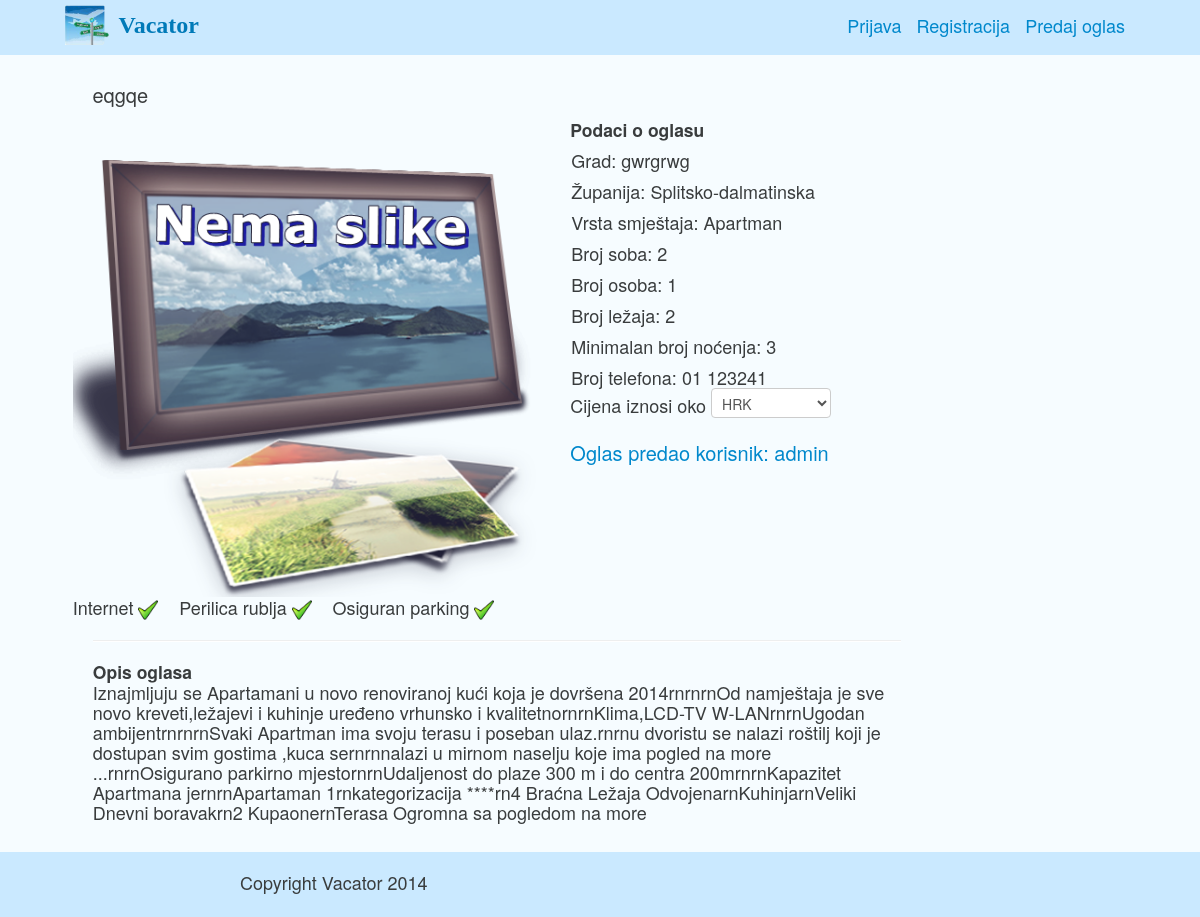
/oglas.php?oglasid=0nRKEAChiJl2gh8fpdBD5YOp7yn, run on the app's committed database.
### tables this page shows
CREATE TABLE IF NOT EXISTS `oglasi` (
  `ID` int(11) NOT NULL AUTO_INCREMENT,
  `naslov` varchar(40) NOT NULL DEFAULT '1',
  `kratkiopis` varchar(200) NOT NULL DEFAULT '1',
  `dugiopis` text NOT NULL,
  `cijena` int(11) NOT NULL DEFAULT '1',
  `grad` varchar(60) NOT NULL DEFAULT '1',
  `brojosoba` int(11) NOT NULL DEFAULT '1',
  `povrsina` int(11) NOT NULL DEFAULT '1',
  `brojzvjezdica` int(11) NOT NULL DEFAULT '1',
  `brojsoba` int(11) NOT NULL DEFAULT '1',
  `korisnickoime` varchar(100) NOT NULL DEFAULT '1',
  `udaljenostcentramjesta` int(11) NOT NULL DEFAULT '1',
  `brojlezaja` int(11) NOT NULL DEFAULT '1',
  `minimalanbrojnocenja` int(11) NOT NULL DEFAULT '1',
  `idoglasa` varchar(30) NOT NULL DEFAULT '1',
  `blizinaplaze` int(11) NOT NULL DEFAULT '1',
  `brojtelefona` varchar(14) NOT NULL DEFAULT '1',
  `idzupanije` int(11) NOT NULL DEFAULT '1',
  `idkategorije` int(11) NOT NULL DEFAULT '1',
  `aktivan` tinyint(1) NOT NULL DEFAULT '1',
  `lokacija` varchar(100) NOT NULL,
  PRIMARY KEY (`ID`),
  UNIQUE KEY `idoglasa` (`idoglasa`)
);

CREATE TABLE IF NOT EXISTS `zupanija` (
  `ID` int(11) NOT NULL AUTO_INCREMENT,
  `naziv` varchar(40) NOT NULL,
  PRIMARY KEY (`ID`),
  UNIQUE KEY `naziv` (`naziv`)
);

CREATE TABLE IF NOT EXISTS `kategorije` (
  `ID` int(11) NOT NULL AUTO_INCREMENT,
  `nazivkategorije` varchar(40) NOT NULL,
  PRIMARY KEY (`ID`),
  UNIQUE KEY `nazivkategorije` (`nazivkategorije`)
);

CREATE TABLE IF NOT EXISTS `korisnici` (
  `ID` int(11) NOT NULL AUTO_INCREMENT,
  `ime` varchar(80) NOT NULL,
  `prezime` varchar(80) NOT NULL,
  `email` varchar(100) NOT NULL,
  `korisnickoime` varchar(50) NOT NULL,
  `broj` varchar(40) NOT NULL,
  `lozinka` varchar(80) NOT NULL,
  `idkorisnika` varchar(80) NOT NULL,
  `admin` tinyint(1) NOT NULL DEFAULT '0',
  `potvrden` tinyint(1) NOT NULL DEFAULT '0',
  `datumregistracije` date NOT NULL,
  `brojobjavljenihoglasa` int(11) NOT NULL DEFAULT '0',
  PRIMARY KEY (`ID`),
  UNIQUE KEY `email` (`email`,`korisnickoime`),
  UNIQUE KEY `idkorisnika` (`idkorisnika`)
);

### oglas.php (the view, shortened to what this page needs)
<!DOCTYPE html PUBLIC "-//W3C//DTD XHTML 1.0 Transitional//EN" "http://www.w3.org/TR/xhtml1/DTD/xhtml1-transitional.dtd">
<html xmlns="http://www.w3.org/1999/xhtml" xml:lang="hr" lang="hr" dir="ltr">
<head>
<link href="stil.css" rel="stylesheet" type="text/css" />
<link href="grid.css" rel="stylesheet" type="text/css" />
	<link href="css/lightbox.css" rel="stylesheet" />
<link href="bootstrap/css/bootstrap.css" rel="stylesheet" type="text/css" />
</head>
<body>
        <div class="header">
	   <div class="header-left">
	  <a href="index.php"><img src="images/logo.png" style="height:40px; float:left; margin-right: 10px;"> <h2>Vacator</h2></a>
            </div>
			 			 <div class="header-right">
			  <?php
	 if (!isset($_SESSION['korisnickoime'])){
	 echo'<a href="prijava.php">Prijava</a> <a href="registracija.php">Registracija </a>';
	 }
	echo'<a href="predaj-oglas.php">Predaj oglas</a>';
		?>
            </div>
</div>
        <div class="content">
		<div class="row">
		<?PHP
		if (isset($_GET['oglasid'])){
		$oglasid = $_GET["oglasid"];
$oglasid = stripslashes($oglasid);
$oglasid = mysql_real_escape_string($oglasid);
$user_name = "root";
$password = "";
$database = "vacator";
$server = "localhost";
$db_handle = mysql_connect($server, $user_name, $password);
$db_found = mysql_select_db($database, $db_handle);
if ($db_found) {
$SQL = "SELECT * FROM oglasi LEFT JOIN slike ON oglasi.idoglasa=slike.idoglasa AND slike.glavnaslika=1 LEFT JOIN zupanija ON oglasi.idzupanije=zupanija.ID INNER JOIN kategorije ON oglasi.idkategorije=kategorije.ID INNER JOIN korisnici ON oglasi.korisnickoime=korisnici.korisnickoime INNER JOIN karakteristike ON oglasi.idoglasa=karakteristike.idoglasa WHERE oglasi.idoglasa='$oglasid'";
$result = mysql_query($SQL);
$num_rows = mysql_num_rows($result);
if($num_rows == 1){
while ( $db_field = mysql_fetch_assoc($result) ) {
echo '<div class="naslov-oglasa-pojedinacno" >
<span class="naslov-oglas">'.  $db_field['naslov'] .'</span>
</div><div class="row">';
if (!empty($db_field['link'])){
$slika = $db_field['link'];
} else{
$slika = "images/no-picture-1.png";
;}
  echo '<div class="column-6 column"><a data-lightbox="image-1" href="'.$slika.'"><img src="'.$slika.'" alt="'.  $db_field['naslov'] .'" style="width: 100%;"></a>';
  echo'</div>';
echo'<div class="sidebar-right column-5 column">
		<h4>Podaci o oglasu</h4>
<table class="table-podaci-oglas">';
echo'<tr>
<td style="padding-top: 10px;">
Grad: '.$db_field['grad'].'
</td>
</tr>
<tr>
<td>
Županija: '.$db_field['naziv'].'
</td>
</tr>
<tr><td>
Vrsta smještaja: '.$db_field['nazivkategorije'].'
</td></tr>';
echo'<tr><td>
Broj soba: '.$db_field['brojsoba'].'
 </td>
 </tr>
  <tr><td>
  Broj osoba: '.$db_field['brojosoba'].'
  </td></tr>';
  echo'<tr><td>
  Broj ležaja: '.$db_field['brojlezaja'].'
  </td></tr>
  <tr><td>
  Minimalan broj noćenja: '.$db_field['minimalanbrojnocenja'].'
  </td></tr>';
   echo'<tr><td>
   Broj telefona: '.$db_field['broj'].'
   </td></tr>';
echo'
</table>
	  <div class="cijena">Cijena iznosi oko <select>
	  <option value="EUR"> <script>currency_show_conversion(' .  $db_field['cijena'] . ',"HRK","HRK");</script> HRK<br></option>
  <option value="HRK"><script>currency_show_conversion(' .  $db_field['cijena'] . ',"HRK","EUR");</script> EUR<br></option>
  <option value="BAM"> <script>currency_show_conversion(' .  $db_field['cijena'] . ',"HRK","BAM");</script> BAM<br></option>
  <option value="RSD"> <script>currency_show_conversion(' .  $db_field['cijena'] . ',"HRK","RSD");</script> RSD<br></option>
</select>
<a href="profil.php?user='.$db_field['korisnickoime'].'"><span style="font-size: 20px; float: left; margin-top: 15px; margin-bottom: 20px;">Oglas predao korisnik: ' .  $db_field['korisnickoime'] . '</span></a>
</div>
</div>
		</div>';
  echo'<div class="row">';
   if ($db_field['internet'] == 1){
  echo'<div class="column">
   Internet <img src="images/kvacica.png" width="20">
  </div>';}
  if ($db_field['perilicarublja'] == 1){
  echo'<div class="column">
   Perilica rublja <img src="images/kvacica.png" width="20">
  </div>';}
  if ($db_field['osiguranparking'] == 1){
  echo'<div class="column">
   Osiguran parking <img src="images/kvacica.png" width="20">
  </div>';}
  echo'</div>';
	 echo '<div class="dugiopis column-10 column"><hr><h4>Opis oglasa</h4>' .  $db_field['dugiopis'] . '</div>';
 echo '</div>';
}
echo'</div>';
}
else {
echo"Navedeni oglas ne postoji.";
}
}
else{
echo "Došlo je do greške";
mysql_close($db_handle);
}
}else{
echo"Navedena stranica ne postoji.";
}
?>
    <div class="footer">Copyright Vacator 2014</div>
</body>
</html>

### stil.css (style rules this page uses)
h1, h2, h3, h4 { margin: 0 !important; padding: 0 !important; }
.cijena select { width: 120px; }
.table-podaci-oglas td { padding-top: 10px; }
.naslov-oglasa-pojedinacno { margin-left: 10px; margin-bottom: 15px; font-size: 20px; }
.cijena { float: left; bottom: 10px; right: 10px; }
.header { background-color: #CAE9FF; color: #393c3d; height: 50px; font-size: 24px; padding-top: 5px; position: relative; top: 0; left: 0; z-index: 999; width: 100%; }
.header h2 { font-size: 24px; margin: 0; float: left; color: #007AB8; font-family: vyara; }
.header-left { margin-left: 65px; }
.header-right { float: right; margin-right: 65px; padding-top: 10px; font-size: 18px; }
.header-right a { padding-right: 10px; }
.content { max-width: 995px; margin: 0 auto; padding-top: 30px; min-height: 650px; }
.footer { background-color: #CAE9FF; height: 45px; padding-left: 20%; padding-top: 20px; margin-top: 30px; }

### grid.css (style rules this page uses)
.row:before, .row:after, .column:before, .column:after, .cf:before, .cf:after { content: " "; display: table; }
.row:after, .column:after, .cf:after { clear: both; }
.row, .column, .cf { *zoom: 1; }
.column-5 { width: 39.58333333333333%; }
.column-6 { width: 47.91666666666667%; }
.column-10 { width: 81.25%; }
.column { margin: 0 1.041666666666667%; float: left; }
.row { max-width: 995px; margin: 0 auto; }

### css/lightbox.css (style rules this page uses)
body:after { content: url(../img/close.png) url(../img/loading.gif) url(../img/prev.png) url(../img/next.png); display: none; }

### data on the page
oglasi: naslov "eqgqe", grad "gwrgrwg", zupanija.naziv "Splitsko-dalmatinska", idkategorije.nazivkategorije "Apartman", brojsoba "2", brojosoba "1", brojlezaja "2", minimalanbrojnocenja "3", korisnici.broj "01 123241", korisnici.korisnickoime "admin", dugiopis "Iznajmljuju se Apartamani u novo renoviranoj kući koja je dovršena 2014rnrnrnOd namještaja je sve novo kreveti,ležajevi i kuhinje uređeno vrhunsko i kvalitetnornrnKlima,LCD-TV W-LANrnrnUgodan ambijentrnrnrnSvaki Apartman ima svoju terasu i poseban ulaz.rnrnu dvoristu se nalazi roštilj koji je dostupan svim gostima ,kuca sernrnnalazi u mirnom naselju koje ima pogled na more ...rnrnOsigurano parkirno mjestornrnUdaljenost do plaze 300 m i do centra 200mrnrnKapazitet Apartmana jernrnApartaman 1rnkategorizacija ****rn4 Braćna Ležaja OdvojenarnKuhinjarnVeliki Dnevni boravakrn2 KupaonernTerasa Ogromna sa pogledom na more"
